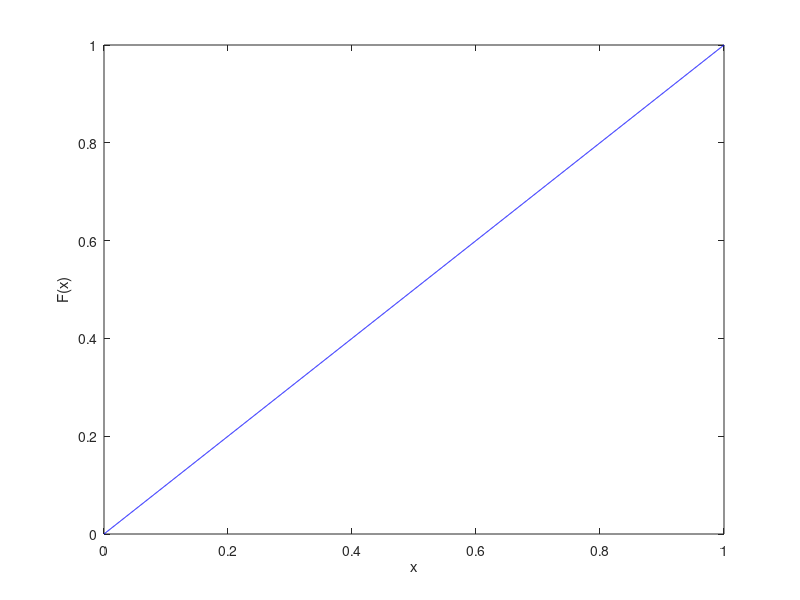

Recreate this plot in MATLAB.
%Length of binary expansion
n = 11;

%Parameters
p = 1./2;
q = 1-p;

l = zeros(1,n+1); %Index (vector of binary digits)
xplot = linspace(0,1, 2.^n+1);
yplot = zeros(1,2.^n + 1);
yplot(2.^n + 1) = 1;

while l(1) < 1
    s = 0;
    %Convert index to number
    for r = 1:n+1
        s = s + 2.^(n+1-r) .* l(r);
    end

    for k = 0:n-1
        %No need to evaluate the product term if x_(k+1) i
        if l(k+2) == 0 %Our indexing is one off because we included the coeff of 2^0
            continue;
        end
        prodtemp = 1;
        for i = 1:k
            if l(i+1) == 0
                prodtemp = prodtemp * q; % Update product term with probability p
            else
                prodtemp = prodtemp * p; % Update product term with probability q
            end
        end
        yplot(s+1) = yplot(s+1) + q.*prodtemp;
    end
    %Increment index by one
    for j = 0:n
        l(n+1-j) = mod(l(n+1-j)+1,2);
        if l(n+1-j) == 1
            break;
        end
    end
end

plot(xplot,yplot, 'b')
xlabel('x')
ylabel('F(x)')
